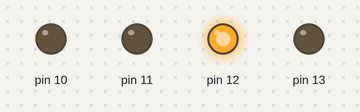
Recording of a sketch running on a simulated Arduino Uno, built with avr-gcc and run on an emulated ATmega328P. Shown: output pins drawn as LEDs (lit = HIGH).

Above: at 0.2 s.
At 1.7 s:
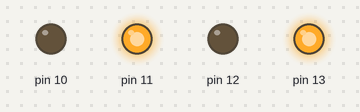
Timing chart, 0 to 3.0 s (numbered marks = the images above):
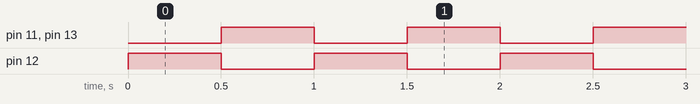

Measured:
- by itself, pin 11–13: alternates HIGH for 0.50 s and LOW for 0.50 s

The sketch:

ARD_604M_CLASE_27_JUEVES_DISPLAY_con_DECODIFICADOR_E05A.ino
```cpp
void setup() {
   pinMode(13,OUTPUT);
   pinMode(12,OUTPUT);
   pinMode(11,OUTPUT);
   pinMode(10,OUTPUT);
}
void loop() {
   //El número DOS se expresa en binario como 0010
   digitalWrite(13,0);     // Leemos el bit0
   digitalWrite(12,1);     // Leemos el bit1
   digitalWrite(11,0);     // Leemos el bit2
   digitalWrite(10,0);     // Leemos el bit3
   delay(500);
   //El número CINCO se expresa en binario como 0101
   digitalWrite(13,1);     // Leemos el bit0
   digitalWrite(12,0);     // Leemos el bit1
   digitalWrite(11,1);     // Leemos el bit2
   digitalWrite(10,0);     // Leemos el bit3
   delay(500);
}
```
